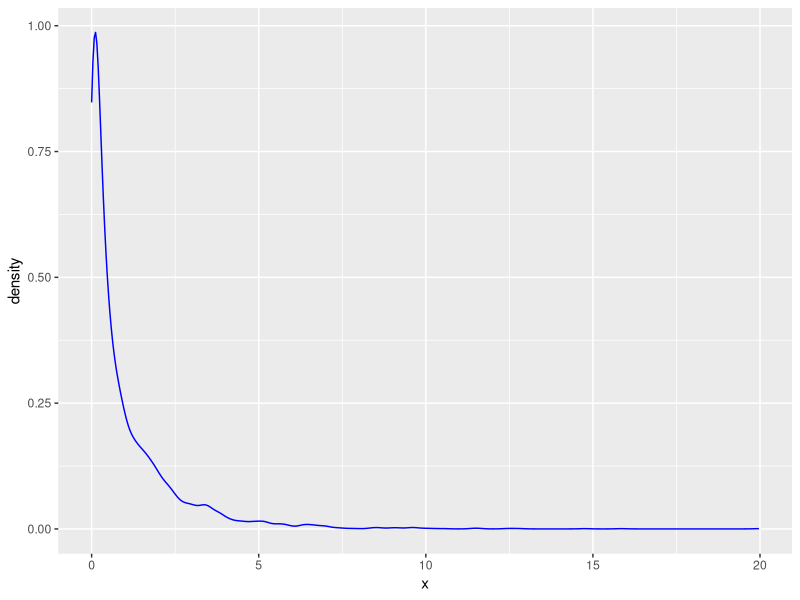
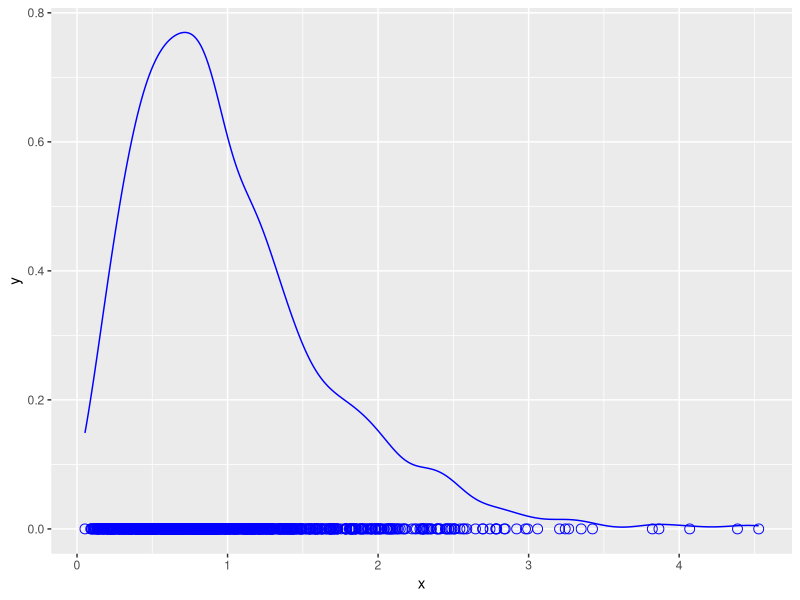

These charts were generated, in order, by the following R code:
## ---- chunk 1
library(ggplot2)
library(tidyverse)
## ---- chunk 2
set.seed(888888)

n <- 5
N <- 1000
df <- 1
chi.sim <- rchisq(n = N * n, df = df)

tibble(x = chi.sim) %>% 
  ggplot() + 
  geom_density(aes(x = x), color = "blue")
## ---- chunk 3
# organize 1000 samples in row format
samps <- matrix(chi.sim, nrow = N, ncol = n)
samp.mu <- rowMeans(samps) 

head(samp.mu)

tibble(x = samp.mu) %>% 
  ggplot() + 
  geom_line(aes(x = x), stat = "density", color = "blue") +
  geom_point(aes(x = x, y = 0), color = "blue", shape = 1, size = 3)
